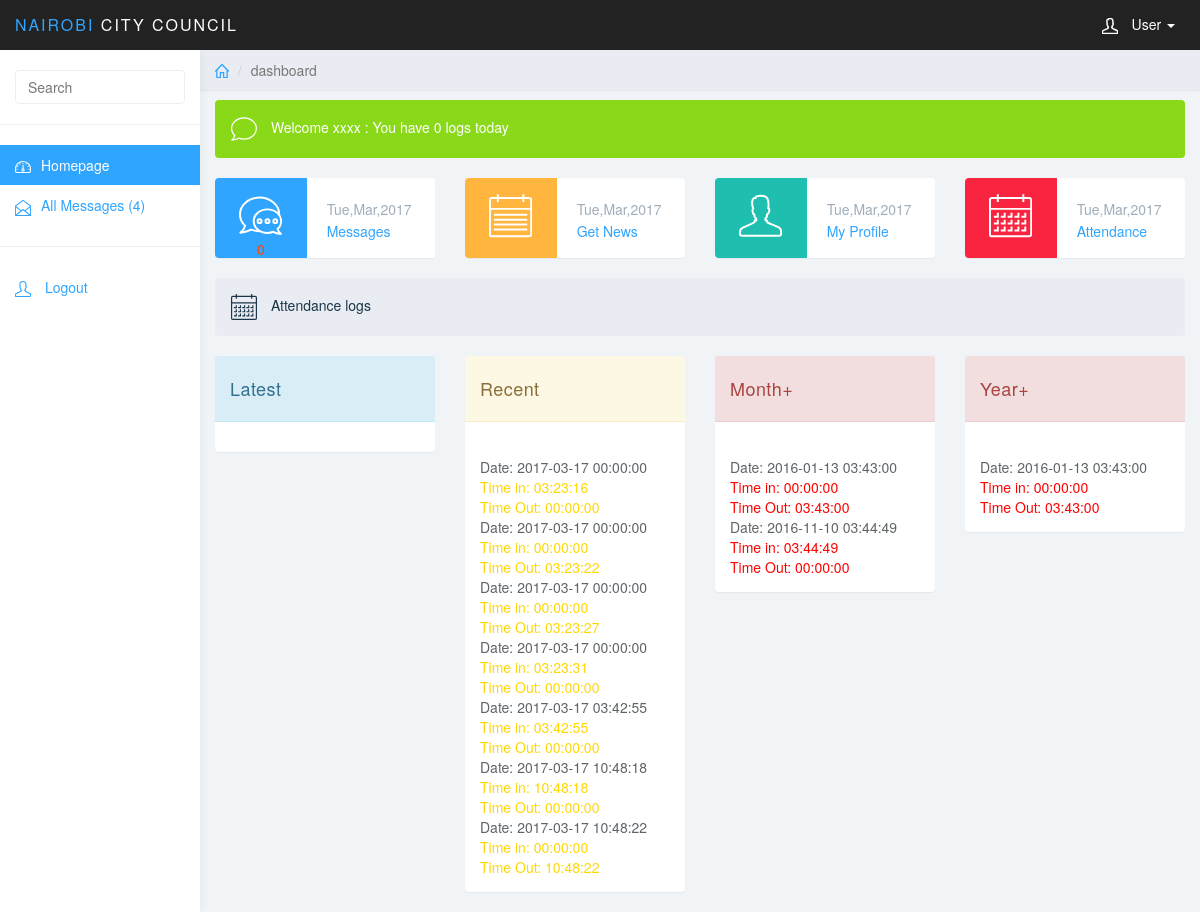
The page /login/user/index.php (signed in) on the database its author committed.
### tables this page shows
CREATE TABLE `attendance_table` (
  `employee_attendance_id` int(11) NOT NULL,
  `employee_attendance_username` varchar(50) NOT NULL,
  `employee_attendance_fingerprint` varchar(100) NOT NULL,
  `employee_attendance_date` datetime NOT NULL,
  `employee_attendance_timein` time NOT NULL,
  `employee_attendance_timeout` time NOT NULL
);

### login/user/index.php (the view, shortened to what this page needs)
<?php
$username=$_SESSION['login_username'];
?>
<!DOCTYPE html>
<html>
<head>
<link href="../css/bootstrap.min.css" rel="stylesheet">
<link href="../css/datepicker3.css" rel="stylesheet">
<link href="../css/styles.css" rel="stylesheet">
</head>
<body>
	<nav class="navbar navbar-inverse navbar-fixed-top" role="navigation">
		<div class="container-fluid">
			<div class="navbar-header">
				<a class="navbar-brand" href="#"><span>Nairobi </span>City Council</a>
				<ul class="user-menu">
					<li class="dropdown pull-right">
						<a href="#" class="dropdown-toggle" data-toggle="dropdown"><svg class="glyph stroked male-user"><use xlink:href="#stroked-male-user"></use></svg> User <span class="caret"></span></a>
					</li>
				</ul>
			</div>
		</div>
	</nav>
	<div id="sidebar-collapse" class="col-sm-3 col-lg-2 sidebar">
		<form role="search">
			<div class="form-group">
				<input type="text" class="form-control" placeholder="Search">
			</div>
		</form>
		<ul class="nav menu">
			<li class="active"><a href="index.php"><svg class="glyph stroked dashboard-dial"><use xlink:href="#stroked-dashboard-dial"></use></svg>Homepage</a></li>
            <li class=""><a href="allmessage.php"><svg class="glyph stroked open letter"><use xlink:href="#stroked-open-letter"/>
                    <?php
                    $result = mysql_query("SELECT COUNT(1) FROM messages_table WHERE message_recipient='$username'");
                    $row = mysql_fetch_array($result);
                    $total = $row[0];
                    ?>
            </svg>All Messages <?php echo "($total)";?></a></li>
			<li role="presentation" class="divider"></li>
			<li><a href="../logout.php"><svg class="glyph stroked male-user"><use xlink:href="#stroked-male-user"></use></svg> Logout</a></li>
		</ul>
	</div>
	<div class="col-sm-9 col-sm-offset-3 col-lg-10 col-lg-offset-2 main">
		<div class="row">
			<ol class="breadcrumb">
				<li><a href="#"><svg class="glyph stroked home"><use xlink:href="#stroked-home"></use></svg></a></li>
				<li class="active">dashboard</li>
			</ol>
		</div>
		<div class="row">
			<div class="col-lg-12">
			</div>
		</div>
<div class="alert bg-success" role="alert">
					<svg class="glyph stroked checkmark"><use xlink:href="#stroked-empty-message"></use></svg> Welcome <?php echo "$username"; ?> :<a href="#" class="pull-right"><span class=""></span></a>
    <?php
    $result = mysql_query("SELECT COUNT(1) FROM attendance_table WHERE DATE(employee_attendance_date)=CURDATE()");
    $row = mysql_fetch_array($result);
    $total = $row[0];
    echo " You have  " . $total. " logs today";
    ?>
				</div>
		<div class="row">
			<div class="col-xs-12 col-md-6 col-lg-3">
				<div class="panel panel-blue panel-widget ">
					<div class="row no-padding">
						<div class="col-sm-3 col-lg-5 widget-left">
                            <?php
                            $result = mysql_query("SELECT COUNT(1) FROM messages_table WHERE message_status='UNREAD' AND message_recipient='$username'");
                            $row = mysql_fetch_array($result);
                            $total = $row[0];
                            ?>
                            <svg class="glyph stroked two messages"><use xlink:href="#stroked-two-messages"/></svg>
                            <p style="color: orangered">
                                <?php echo "$total";?>
                            </p>
						</div>
						<div class="col-sm-9 col-lg-7 widget-right">
							<div class="text-muted"><?php echo date("D,M,Y");?></div>
							<div class="text-success"><a href="message.php">Messages</a></div>
						</div>
					</div>
				</div>
			</div>
			<div class="col-xs-12 col-md-6 col-lg-3">
				<div class="panel panel-orange panel-widget">
					<div class="row no-padding">
						<div class="col-sm-3 col-lg-5 widget-left">
                            <svg class="glyph stroked notepad "><use xlink:href="#stroked-notepad"/></svg>
						</div>
						<div class="col-sm-9 col-lg-7 widget-right">
							<div class="text-muted"><?php echo date("D,M,Y");?></div>
							<div class="text-success"><a href="news.php"> Get News</a></div>
						</div>
					</div>
				</div>
			</div>
			<div class="col-xs-12 col-md-6 col-lg-3">
				<div class="panel panel-teal panel-widget">
					<div class="row no-padding">
						<div class="col-sm-3 col-lg-5 widget-left">
							<svg class="glyph stroked male-user"><use xlink:href="#stroked-male-user"></use></svg>
						</div>
						<div class="col-sm-9 col-lg-7 widget-right">
							<div class="text-muted"><?php echo date("D,M,Y");?></div>
							<div class="text-success"><a href="profile.php"> My Profile</a></div>
						</div>
					</div>
				</div>
			</div>
			<div class="col-xs-12 col-md-6 col-lg-3">
				<div class="panel panel-red panel-widget">
					<div class="row no-padding">
						<div class="col-sm-3 col-lg-5 widget-left">
                            <svg class="glyph stroked calendar"><use xlink:href="#stroked-calendar"/></svg>
                        </div>
						<div class="col-sm-9 col-lg-7 widget-right">
							<div class="text-muted"><?php echo date("D,M,Y");?></div>
							<div class="text-success"><a href="uattend.php"> Attendance</a></div>
						</div>
					</div>
				</div>
			</div>
		</div>
        <div class="alert bg-primary" role="alert">
            <svg class="glyph stroked checkmark"><use xlink:href="#stroked-calendar"></use></svg> Attendance logs<a href="#" class="pull-right"><span class=""></span></a>
        </div>
        <div class="row">
            <div class="col-md-3">
                <div class="panel panel-info">
                    <div class="panel-heading">
                        Latest
                    </div>
                    <div class="panel-body">
                    </div>
                </div>
            </div>
            <div class="col-md-3">
                <div class="panel panel-warning">
                    <div class="panel-heading">
                        Recent
                    </div>
                    <div class="panel-body">
                        <?php
                        include("../connection/connector.php");
                        $query="SELECT * FROM attendance_table WHERE `employee_attendance_username`='".$username."' AND `employee_attendance_date` > timestampadd(day, -14, now());";
                        $resource=mysql_query($query,$conn);
                        while($result=mysql_fetch_array($resource))
                        {
                            echo "<br>Date: ".$result[3]."
                <br>
                <font color='gold'>
                Time in: ".$result[4]." </font>
                <br>
                <font color='gold'>
                Time Out: ".$result[5]." </font>";
                        }
                        ?>
                    </div>
                </div>
            </div>
            <div class="col-md-3">
                <div class="panel panel-danger">
                    <div class="panel-heading">
                        Month+
                    </div>
                    <div class="panel-body">
                        <?php
                        include("..connection/connector.php");
                        $query="SELECT * FROM attendance_table WHERE `employee_attendance_username`='".$username."' AND `employee_attendance_date` < date_sub(now(), interval 1 month);";
                        $resource=mysql_query($query,$conn);
                        while($result=mysql_fetch_array($resource))
                        {
                            echo "<br>Date: ".$result[3]."
                            <br>
                            <font color='red'>
                            Time in: ".$result[4]." </font>
                            <br>
                            <font color='red'>
                            Time Out: ".$result[5]." </font>";
                        }
                        ?>
                    </div>
                </div>
            </div>
            <div class="col-md-3">
                <div class="panel panel-danger">
                    <div class="panel-heading">
                        Year+
                    </div>
                    <div class="panel-body">
                        <?php
                        include("..connection/connector.php");
                        $query="SELECT * FROM attendance_table WHERE `employee_attendance_username`='".$username."' AND `employee_attendance_date` < date_sub(now(), interval 12 month);";
                        $resource=mysql_query($query,$conn);
                        while($result=mysql_fetch_array($resource))
                        {
                            echo "<br>Date: ".$result[3]."
                            <br>
                            <font color='red'>
                            Time in: ".$result[4]." </font>
                            <br>
                            <font color='red'>
                            Time Out: ".$result[5]." </font>";
                        }
                        ?>
                    </div>
                </div>
            </div>
        </div>
		</div>
</body>
</html>

### login/css/styles.css (style rules this page uses)
body { background: #f1f4f7; padding-top: 50px; color: #5f6468; }
p { color: #777; }
a, a:hover, a:focus { color: #30a5ff; }
.text-muted { color: #9fadbb; }
.no-padding { padding: 0; margin: 0; }
.form-control { border: 1px solid #eee; box-shadow: none; }
.navbar-header .navbar-brand { color: #fff; font-size: 16px; text-transform: uppercase; font-weight: 500; letter-spacing: 2px; }
.navbar-header .navbar-brand span { color: #30a5ff; }
.bg-primary { color: #1b3548; background-color: #e9ecf2; }
.bg-success { color: #fff; background-color: #8ad919; }
.panel { border: 0; }
.panel-heading { font-size: 18px; font-weight: 300; letter-spacing: 0.025em; height: 66px; line-height: 45px; }
.panel-widget { padding: 0; position: relative; }
.panel-blue { background: #30a5ff; color: #fff; }
.panel-teal { background: #1ebfae; color: #fff; }
.panel-orange { background: #ffb53e; color: #fff; }
.panel-red { background: #f9243f; color: #fff; }
.panel-blue .text-muted, .panel-teal .text-muted, .panel-orange .text-muted, .panel-red .text-muted { color: rgba(255, 255, 255, .5); }
.widget-left { height: 80px; padding-top: 15px; text-align: center; border-top-left-radius: 4px; border-bottom-left-radius: 4px; }
.widget-right { text-align: left; line-height: 1.6em; margin: 0px; padding: 20px; height: 80px; color: #999; font-weight: 300; background: #fff; border-top-right-radius: 4px; border-bottom-right-radius: 4px; }
.widget-right .text-muted { color: #9fadbb; }
.panel-blue .widget-left { background: #30a5ff; color: #fff; }
.panel-teal .widget-left { background: #1ebfae; color: #fff; }
.panel-orange .widget-left { background: #ffb53e; color: #fff; }
.panel-red .widget-left { background: #f9243f; color: #fff; }
.panel-widget { background: #fff; }
.navbar { border: 0; }
.user-menu { display: inline-block; margin-top: 14px; margin-right: 10px; float: right; list-style: none; padding: 0; }
.user-menu a { color: #fff; }
.sidebar { display: block; background-color: #fff; padding: 0; display: none; }
.sidebar form { padding: 20px 15px 5px 15px; border-bottom: 1px solid #eee; margin-bottom: 20px; }
@media (min-width: 768px) { .sidebar { display: block; position: fixed; top: 50px; bottom: 0; left: 0; z-index: 1000; display: block; margin: 0; padding: 0; overflow-x: hidden; overflow-y: auto; background-color: #fff; box-shadow: 1px 0px 10px rgba(0, 0, 0, .05); } }
@media (min-width: 768px) { .navbar-header { width: 100%; } }
.sidebar ul.nav .active a, .sidebar ul.nav li.parent a.active, .sidebar ul.nav .active > a:hover, .sidebar ul.nav li.parent a.active:hover, .sidebar ul.nav .active > a:focus, .sidebar ul.nav li.parent a.active:focus { color: #fff; background-color: #30a5ff; }
.sidebar ul.nav li.divider { border-bottom: 1px solid #eee; margin: 20px 0; }
.breadcrumb { border-radius: 0; padding: 10px 15px; background: #e9ecf2; box-shadow: 0 1px 1px rgba(0, 0, 0, .05); margin: 0 ; }
.sidebar .glyph, .user-menu .glyph { height: 16px; width: 16px; margin: 0 10px 0 0; stroke-width: 3px; }
.user-menu .glyph { stroke-width: 4px; }
.breadcrumb .glyph { height: 14px; width: 14px; margin: -2px 0 0 0; stroke-width: 4px; }
.alert .glyph, .panel-heading .glyph { width: 26px; height: 26px; margin: 0 10px 0 0; stroke-width: 2px; }
.panel-widget .glyph { stroke-width: 2px; }

### rows shown on the page
attendance_table: employee_attendance_date "2017-03-17 00:00:00", employee_attendance_timein "03:23:16", employee_attendance_timeout "00:00:00"
attendance_table: employee_attendance_date "2017-03-17 00:00:00", employee_attendance_timein "00:00:00", employee_attendance_timeout "03:23:22"
attendance_table: employee_attendance_date "2017-03-17 00:00:00", employee_attendance_timein "00:00:00", employee_attendance_timeout "03:23:27"
attendance_table: employee_attendance_date "2017-03-17 00:00:00", employee_attendance_timein "03:23:31", employee_attendance_timeout "00:00:00"
attendance_table: employee_attendance_date "2017-03-17 03:42:55", employee_attendance_timein "03:42:55", employee_attendance_timeout "00:00:00"
attendance_table: employee_attendance_date "2017-03-17 10:48:18", employee_attendance_timein "10:48:18", employee_attendance_timeout "00:00:00"
attendance_table: employee_attendance_date "2017-03-17 10:48:22", employee_attendance_timein "00:00:00", employee_attendance_timeout "10:48:22"
attendance_table: employee_attendance_date "2016-01-13 03:43:00", employee_attendance_timein "00:00:00", employee_attendance_timeout "03:43:00"
attendance_table: employee_attendance_date "2016-11-10 03:44:49", employee_attendance_timein "03:44:49", employee_attendance_timeout "00:00:00"

### other values the page prints
$total "4"
$username "xxxx"
$total "0"
